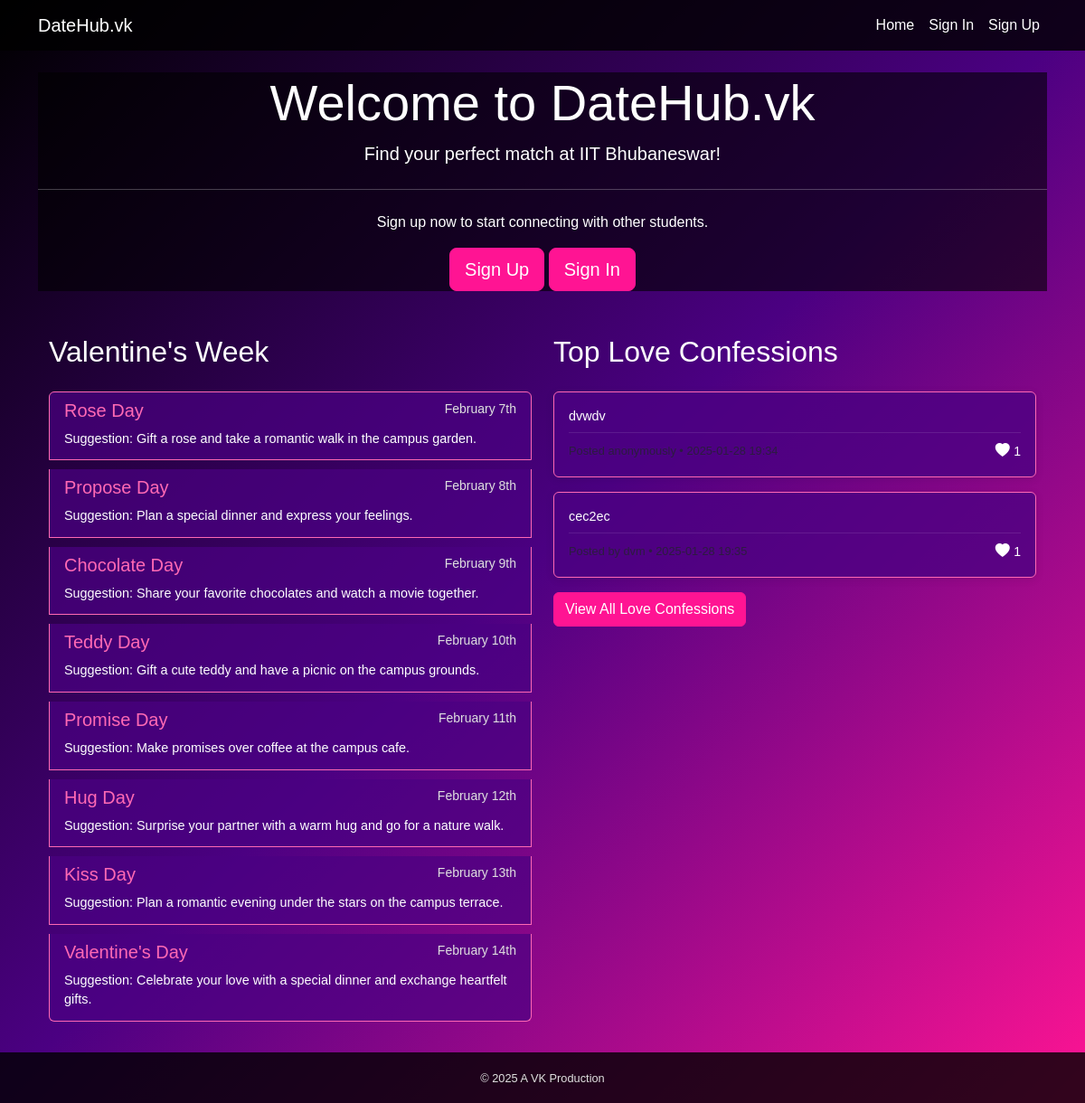
The page / on the database its author committed.
### app.py (models this page shows)
class Confession(db.Model):
    id = db.Column(db.Integer, primary_key=True)
    content = db.Column(db.Text, nullable=False)
    author = db.Column(db.String(100))
    gender = db.Column(db.String(20))  # Add this line
    is_anonymous = db.Column(db.Boolean, default=False)
    likes = db.Column(db.Integer, default=0)
    created_at = db.Column(db.DateTime, default=datetime.utcnow)

### app.py (the view)
@app.route('/')
def home():
    top_confessions = Confession.query.order_by(Confession.likes.desc()).limit(3).all()
    if 'user_id' in session:
        return render_template('dashboard.html', top_confessions=top_confessions)
    return render_template('index.html', top_confessions=top_confessions)

### templates/index.html (shortened to what this page needs)
{% extends "base.html" %}
{% block content %}
<div class="jumbotron text-center">
    <h1 class="display-4">Welcome to DateHub.vk</h1>
    <p class="lead">Find your perfect match at IIT Bhubaneswar!</p>
    <hr class="my-4">
    <p>Sign up now to start connecting with other students.</p>
    <a class="btn btn-primary btn-lg" href="{{ url_for('signup') }}" role="button">Sign Up</a>
    <a class="btn btn-secondary btn-lg" href="{{ url_for('signin') }}" role="button">Sign In</a>
</div>
<div class="container mt-5">
    <div class="row">
        <div class="col-md-6">
            <h2 class="mb-4">Valentine's Week</h2>
            <div class="list-group">
                <a href="#" class="list-group-item list-group-item-action">
                    <div class="d-flex w-100 justify-content-between">
                        <h5 class="mb-1">Rose Day</h5>
                        <small>February 7th</small>
                    </div>
                    <p class="mb-1">Suggestion: Gift a rose and take a romantic walk in the campus garden.</p>
                </a>
                <a href="#" class="list-group-item list-group-item-action">
                    <div class="d-flex w-100 justify-content-between">
                        <h5 class="mb-1">Propose Day</h5>
                        <small>February 8th</small>
                    </div>
                    <p class="mb-1">Suggestion: Plan a special dinner and express your feelings.</p>
                </a>
                <a href="#" class="list-group-item list-group-item-action">
                    <div class="d-flex w-100 justify-content-between">
                        <h5 class="mb-1">Chocolate Day</h5>
                        <small>February 9th</small>
                    </div>
                    <p class="mb-1">Suggestion: Share your favorite chocolates and watch a movie together.</p>
                </a>
                <a href="#" class="list-group-item list-group-item-action">
                    <div class="d-flex w-100 justify-content-between">
                        <h5 class="mb-1">Teddy Day</h5>
                        <small>February 10th</small>
                    </div>
                    <p class="mb-1">Suggestion: Gift a cute teddy and have a picnic on the campus grounds.</p>
                </a>
                <a href="#" class="list-group-item list-group-item-action">
                    <div class="d-flex w-100 justify-content-between">
                        <h5 class="mb-1">Promise Day</h5>
                        <small>February 11th</small>
                    </div>
                    <p class="mb-1">Suggestion: Make promises over coffee at the campus cafe.</p>
                </a>
                <a href="#" class="list-group-item list-group-item-action">
                    <div class="d-flex w-100 justify-content-between">
                        <h5 class="mb-1">Hug Day</h5>
                        <small>February 12th</small>
                    </div>
                    <p class="mb-1">Suggestion: Surprise your partner with a warm hug and go for a nature walk.</p>
                </a>
                <a href="#" class="list-group-item list-group-item-action">
                    <div class="d-flex w-100 justify-content-between">
                        <h5 class="mb-1">Kiss Day</h5>
                        <small>February 13th</small>
                    </div>
                    <p class="mb-1">Suggestion: Plan a romantic evening under the stars on the campus terrace.</p>
                </a>
                <a href="#" class="list-group-item list-group-item-action">
                    <div class="d-flex w-100 justify-content-between">
                        <h5 class="mb-1">Valentine's Day</h5>
                        <small>February 14th</small>
                    </div>
                    <p class="mb-1">Suggestion: Celebrate your love with a special dinner and exchange heartfelt gifts.</p>
                </a>
            </div>
        </div>
        <div class="col-md-6">
          <h2 class="mb-4">Top Love Confessions</h2>
          {% for confession in top_confessions %}
          <div class="card confession-card mb-3">
              <div class="card-body">
                  <p class="card-text confession-content">{{ confession.content }}</p>
                  <div class="confession-footer">
                      <small class="text-muted confession-meta">
                      </small>
                      <div class="like-info">
                          <i class="bi bi-heart-fill"></i>
                          <span class="like-count">{{ confession.likes }}</span>
                      </div>
                  </div>
              </div>
          </div>
          {% endfor %}
          <a href="{{ url_for('confessions') }}" class="btn btn-primary">View All Love Confessions</a>
      </div>
    </div>
</div>
{% endblock %}

### static/css/style.css (style rules this page uses)
:root { --background: linear-gradient(135deg, #000000, #4b0082, #ff1493); --text-primary: #ffffff; --text-secondary: #e0e0e0; --accent-primary: #ff69b4; --accent-secondary: #9400d3; --card-bg: rgba(75, 0, 130, 0.7); --input-bg: rgba(255, 255, 255, 0.1); --button-bg: #ff1493; --button-hover: #ff69b4; }
body { background: var(--background); color: var(--text-primary); font-family: "Arial", sans-serif; }
.btn-primary { background-color: var(--button-bg); border-color: var(--button-bg); color: var(--text-primary); }
.card { background-color: var(--card-bg); border-color: var(--accent-primary); color: var(--text-primary); height: 100%; display: flex; flex-direction: column; }
.card-body { flex: 1 0 auto; display: flex; flex-direction: column; }
.jumbotron { background-color: rgba(0, 0, 0, 0.6); color: var(--text-primary); }
.list-group-item { background-color: var(--card-bg); border-color: var(--accent-primary); color: var(--text-primary); }
.btn { background-color: var(--button-bg); border-color: var(--button-bg); color: var(--text-primary); transition: all 0.3s ease; }
.card, .btn, .form-control, .form-select { transition: all 0.3s ease; }
.confession-card { background: rgba(75, 0, 130, 0.8); border: 1px solid var(--accent-primary); transition: all 0.3s ease; margin-bottom: 1rem; box-shadow: 0 2px 10px rgba(0, 0, 0, 0.1); height: auto; max-height: 300px; overflow-y: auto; display: flex; flex-direction: column; }
.confession-card .card-body { display: flex; flex-direction: column; justify-content: space-between; height: 100%; padding: 1rem; }
.confession-content { margin: 0; font-size: 0.9rem; line-height: 1.4; color: var(--text-primary); flex-grow: 1; overflow-wrap: break-word; word-wrap: break-word; hyphens: auto; }
.confession-footer { display: flex; justify-content: space-between; align-items: center; margin-top: 0.5rem; padding-top: 0.5rem; border-top: 1px solid rgba(255, 255, 255, 0.1); }
.confession-meta { color: var(--text-secondary); font-size: 0.8rem; }
.like-count { font-size: 0.875rem; font-weight: 500; }
.list-group-item { background-color: var(--card-bg); border-color: var(--accent-primary); margin-bottom: 10px; transition: all 0.3s ease; }
.list-group-item h5 { color: var(--accent-primary); }
.list-group-item small { color: var(--text-secondary); }
.list-group-item p { color: var(--text-primary); font-size: 0.9rem; margin-top: 5px; }

### rows shown on the page
Confession: content "dvwdv", likes "1"
Confession: content "cec2ec", likes "1"
